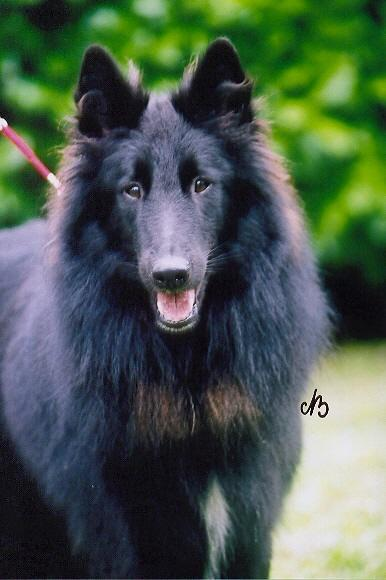
#> input picture data/train/dog/dog_100.jpg, 386 x 580 px
$ jupyter execute Feature_Extraction.ipynb   (older library calls are emulated)
#> lines starting #> are read from the running program, lines starting #| are printed output that depends on the picture
[cell 1]
import os
import cv2
import numpy as np
import pandas as pd
from skimage.feature import hog, graycomatrix, graycoprops

def Extract_Advanced_Features(img_path):
    # 1. Đọc ảnh
#> called with img_path = '../data/train/dog/dog_100.jpg'
    img = cv2.imread(img_path)
#> img is the input picture: shape (580, 386, 3); mean B, G, R 78.7, 91.7, 75.4
    if img is None:
        print(f"Lỗi đọc ảnh: {img_path}")
        return None

    # Đưa ảnh về kích thước chuẩn 128x128 để thuật toán HOG chạy ổn định
    img = cv2.resize(img, (128, 128))
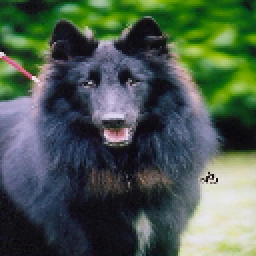
#> img: shape (128, 128, 3) (shown 2 times larger); mean B, G, R 78.6, 91.5, 75.3
    gray = cv2.cvtColor(img, cv2.COLOR_BGR2GRAY)
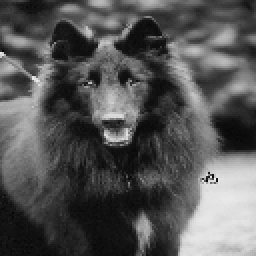
#> gray: shape (128, 128) (shown 2 times larger); min 3, max 247, mean 85.2

    # 2. Đặc trưng Màu sắc (Color - RGB Mean)
    # Lấy giá trị trung bình của 3 kênh màu B, G, R
    avg_color = np.mean(img, axis=(0, 1))
#> avg_color = [78.6, 91.54, 75.28]

    # 3. Đặc trưng Kết cấu (Texture - GLCM)
    # Tính toán độ tương phản (contrast) và sự tương quan (correlation) của bề mặt
    glcm = graycomatrix(gray, distances=[1], angles=[0], levels=256, symmetric=True, normed=True)
    contrast = graycoprops(glcm, 'contrast')[0, 0]
#> contrast = 247.6
    correlation = graycoprops(glcm, 'correlation')[0, 0]
#> correlation = 0.966

    # 4. Đặc trưng Hình dáng (HOG - Histogram of Oriented Gradients)
    # Bắt các đặc điểm góc cạnh như tai mèo, mõm chó
    hog_features = hog(gray, orientations=9, pixels_per_cell=(8, 8),
                       cells_per_block=(2, 2), block_norm='L2-Hys', visualize=False)
#> hog_features = 8100 values, max 0.656 at index 4846, min 0 at index 87, mean 0.137

    # 5. Gộp tất cả lại thành 1 mảng 1 chiều (Vector)
    combined_features = np.hstack((avg_color, contrast, correlation, hog_features))
#> combined_features = 8105 values, max 247.6 at index 3, min 0 at index 92, mean 0.198
    return combined_features

def Create_DogCat_Dataset():
    # File code nằm trong src, nên đường dẫn phải lùi ra 1 bước (../) để vào data
    base_dir = '../data/train'
    categories = ['dog', 'cat']
    dataset = []

    for category in categories:
        folder_path = os.path.join(base_dir, category)

        # Quét qua từng file ảnh trong thư mục
        if os.path.exists(folder_path):
            for file_name in os.listdir(folder_path):
                img_path = os.path.join(folder_path, file_name)
                features = Extract_Advanced_Features(img_path)
#> features has the same summary as combined_features in Extract_Advanced_Features

                if features is not None:
                    # Chuyển Numpy array thành Python list và gắn nhãn (Label) ở cột cuối
                    row = features.tolist() + [category]
#> row = 8106 items, first 6: 78.6, 91.54, 75.28, 247.6, 0.966, 0.13
                    dataset.append(row)
                    print(f"Đã xử lý xong: {img_path}")
        else:
            print(f"Không tìm thấy thư mục: {folder_path}")
#> pass 2 of the loop in Create_DogCat_Dataset, `for category in categories:`:
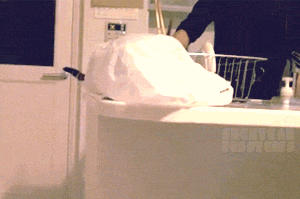
#> input picture data/train/cat/cat_0.jpg, 300 x 199 px
#> in Extract_Advanced_Features, img is the input picture: shape (199, 300, 3); mean B, G, R 130.6, 140.7, 164.3
#> in Extract_Advanced_Features (call 2), `img = cv2.resize(img, (128, 128))`:
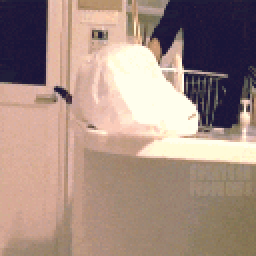
#> img: shape (128, 128, 3) (shown 2 times larger); mean B, G, R 130.5, 140.6, 164.2
#> in Extract_Advanced_Features (call 2), `gray = cv2.cvtColor(img, cv2.COLOR_BGR2GRAY)`:
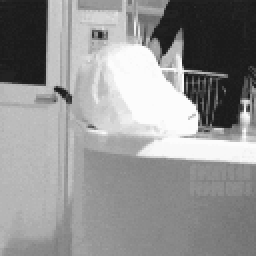
#> gray: shape (128, 128) (shown 2 times larger); min 27, max 252, mean 146.5
#> avg_color = [130.5, 140.6, 164.2]
#> contrast = 328.2
#> correlation = 0.964
#> hog_features = 8100 values, max 0.659 at index 2182, min 0 at index 7, mean 0.126
#> combined_features = 8105 values, max 328.2 at index 3, min 0 at index 12, mean 0.22
#> features has the same summary as combined_features in Extract_Advanced_Features
#> row = 8106 items, first 6: 130.5, 140.6, 164.2, 328.2, 0.964, 0.278

    # Lưu toàn bộ dữ liệu ra file CSV
    if len(dataset) > 0:
        # Số lượng đặc trưng HOG sinh ra rất nhiều, ta đánh số tự động cho các cột
        num_features = len(dataset[0]) - 1
#> num_features = 8105
        col_names = [f'Feature_{i}' for i in range(num_features)] + ['Label']

        df = pd.DataFrame(dataset, columns=col_names)
#> df = table of 2 rows and 8106 columns
        csv_path = '../data/dog_cat_features.csv'
        df.to_csv(csv_path, index=False)
        print(f"\n✅ Tuyệt vời! Đã xuất dữ liệu thành công ra file: {csv_path}")
    else:
        print("\n❌ Không có dữ liệu nào được trích xuất. Hãy kiểm tra lại ảnh trong thư mục train!")

# Gọi hàm thực thi
Create_DogCat_Dataset()
